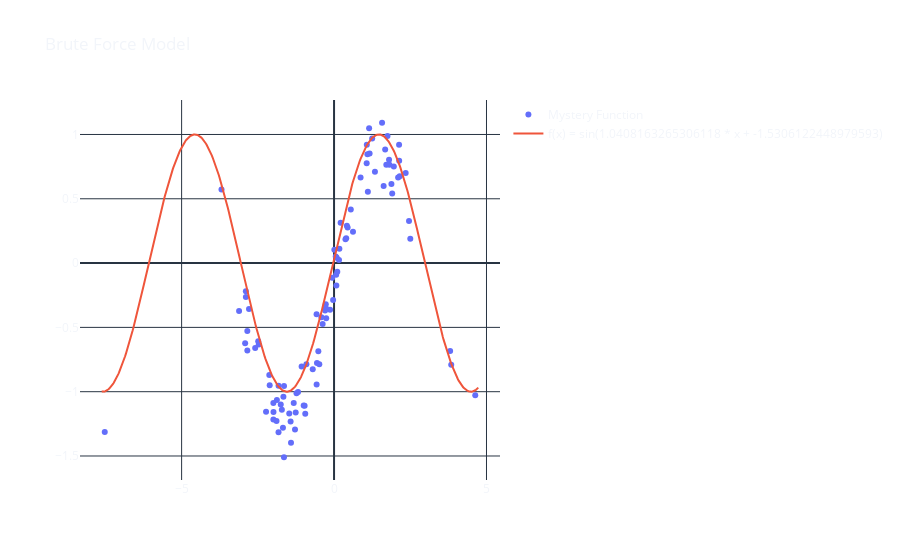

The notebook cell this image was saved under:
### Markdown cell above
### Brute Force Search

**In [computer science](https://en.wikipedia.org/wiki/Computer_science "Computer science"), _brute-force search_ or _exhaustive search_, also known as _generate and test_, is a very general [problem-solving](https://en.wikipedia.org/wiki/Problem-solving "Problem-solving") technique and [algorithmic paradigm](https://en.wikipedia.org/wiki/Algorithmic_paradigm "Algorithmic paradigm") that consists of systematically enumerating all possible candidates for the solution and checking whether each candidate satisfies the problem's statement.**

- **Let's generate random values between -3 and 3 and use them to create a model, i.e., as the values of `w0` and `w1`.**

### Code cell
w0_val = np.linspace(-3, 3, 50)
w1_val = np.linspace(-3, 3, 50)

loss_log = []

for w0 in w0_val:
    for w1 in w1_val:
        loss_log.append([w0, w1, mse(np.sin(x), np.cos(w0 * x + w1))])

loss_log_df = pd.DataFrame(loss_log, columns=['w0', 'w1', 'MSE'])

w0_BF = loss_log_df.loc[loss_log_df['MSE'].idxmin(), ['w0', 'w1']]['w0']
w1_BF = loss_log_df.loc[loss_log_df['MSE'].idxmin(), ['w0', 'w1']]['w1']

brute_force_model = model([w0_BF, w1_BF], xtest)

fig = go.Figure(data=go.Scatter(
    x=x, y=y, mode='markers', name='Mystery Function'))
fig.add_trace(go.Scatter(x=xtest, y=brute_force_model,
              name=f'f(x) = sin({w0_BF} * x + {w1_BF})'))
fig.update_layout(template='plotly_dark',
                  title='Brute Force Model',
                  paper_bgcolor='rgba(0, 0, 0, 0)',
                  plot_bgcolor='rgba(0, 0, 0, 0)')
iplot(fig)

### Figure 1 — Plotly figure (JSON) as saved in the notebook; plotly's stock layout.template omitted (floating-point values rounded to 4 significant figures; data arrays with more than 128 entries replaced by an {"elided": "..."} marker saying what was removed)
{"data": [{"mode": "markers", "name": "Mystery Function", "type": "scatter", "x": [-1.82, -2.893, 1.07, -1.821, 0.07539, 2.459, -0.2938, -1.323, -2.916, -2.789, -0.9659, -0.5603, 0.009769, 2.133, 1.575, -0.9073, 0.06933, 1.714, 3.843, -2.231, 1.803, -1.18, -1.47, -1.875, 0.2152, 1.25, 1.816, 1.753, -0.4835, 2.136, 1.676, 1.907, 0.05595, 0.08772, -1.232, -0.571, -1.425, -2.892, 1.96, -0.1303, -0.06072, 0.1063, -0.6988, 4.631, -1.676, -1.281, -1.712, -0.2699, 1.341, -0.5155, -1.258, -3.115, 0.3986, 2.102, -0.5728, -1.987, 0.5489, -1.643, -1.064, 1.075, -0.2714, -0.2572, 1.15, -1.99, 0.4208, -1.748, 3.808, 1.166, 0.1627, -2.844, -3.692, -1.661, -2.844, -2.124, 0.6213, 1.109, 1.882, 1.094, -2.47, 0.8698, -1.641, -0.3741, -0.9958, -0.4149, 1.626, -0.03132, 2.349, 0.445, -1.412, 2.155, -0.9447, 2.5, -1.991, -2.587, -2.487, -2.111, 0.1752, 0.3744, -7.521, -1.887], "y": [-0.9545, -0.2195, 0.7761, -1.316, -0.1744, 0.3281, -0.3693, -1.088, -0.6233, -0.3564, -1.11, -0.777, 0.1039, 0.9198, 1.091, -0.7863, -0.09074, 0.7655, -0.7906, -1.157, 0.8029, -1.003, -1.17, -1.065, 0.3127, 0.9694, 0.7637, 0.9884, -0.7866, 0.7953, 0.8825, 0.5411, 0.05083, 0.041, -1.012, -0.9439, -1.231, -0.2628, 0.751, -0.3621, -0.1148, -0.06781, -0.825, -1.028, -1.281, -1.293, -1.141, -0.3492, 0.7103, -0.6865, -1.161, -0.372, 0.1932, 0.6645, -0.3973, -1.158, 0.4168, -1.51, -0.8039, 0.9205, -0.321, -0.4281, 1.049, -1.216, 0.2904, -1.1, -0.6832, 0.8525, 0.02446, -0.6789, 0.5729, -1.039, -0.5288, -0.8695, 0.2444, 0.5551, 0.6154, 0.8461, -0.633, 0.6664, -0.9551, -0.4738, -1.107, -0.4208, 0.5986, -0.2868, 0.7012, 0.2768, -1.396, 0.6759, -1.171, 0.1894, -1.088, -0.6595, -0.6082, -0.9499, 0.1113, 0.186, -1.314, -1.227]}, {"name": "f(x) = sin(1.0408163265306118 * x + -1.5306122448979593)", "type": "scatter", "x": {"elided": "500 float values"}, "y": {"elided": "500 float values"}}], "layout": {"paper_bgcolor": "rgba(0, 0, 0, 0)", "plot_bgcolor": "rgba(0, 0, 0, 0)", "title": {"text": "Brute Force Model"}}}
